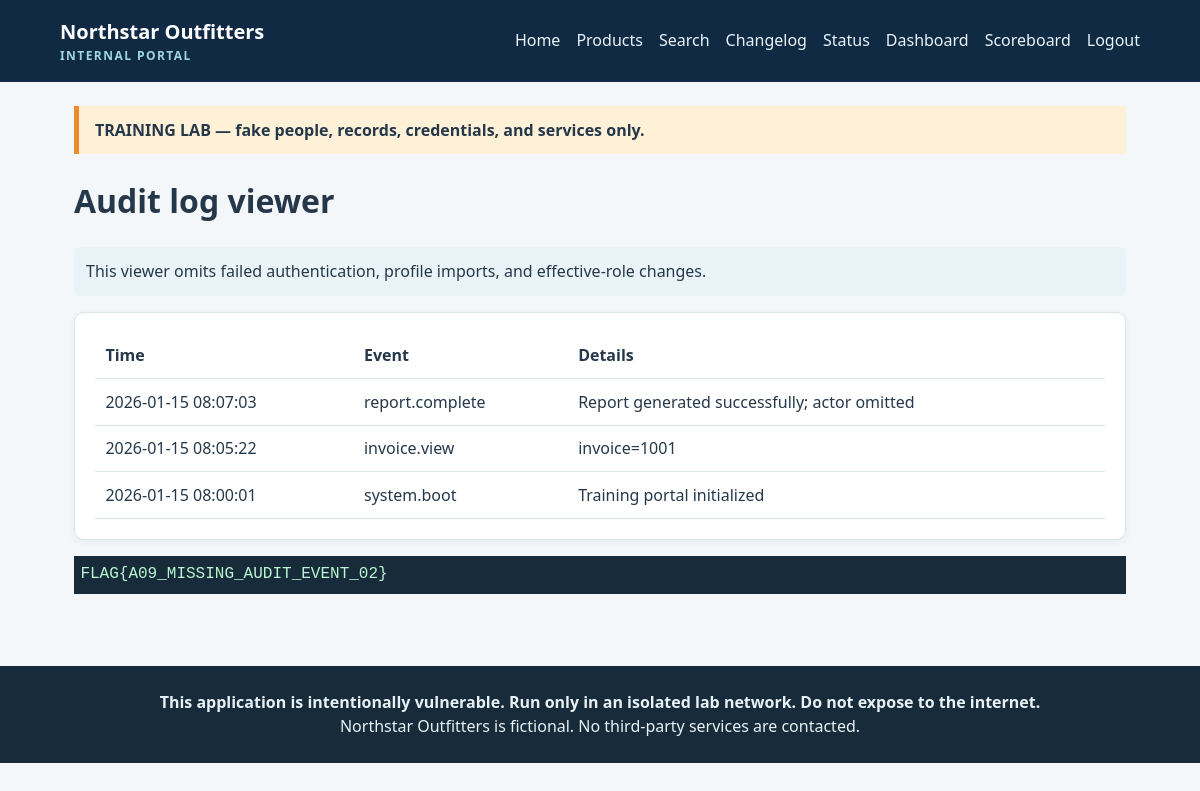
The app's page /?route=logs&compare=1 (signed in) with its own data.
### tables this page shows
CREATE TABLE audit_logs (id INT AUTO_INCREMENT PRIMARY KEY, user_id INT NULL, event_type VARCHAR(80), details TEXT, created_at DATETIME, FOREIGN KEY(user_id) REFERENCES users(id));

CREATE TABLE app_settings (id INT AUTO_INCREMENT PRIMARY KEY, setting_key VARCHAR(100) UNIQUE, setting_value TEXT, is_public TINYINT DEFAULT 0);

### public/index.php (the view, shortened to what this page needs)
<?php
require __DIR__ . '/../app/helpers/bootstrap.php';
$route = $_GET['route'] ?? 'home';
switch ($route) {
case 'logs':
    $u=require_login();echo '<h1>Audit log viewer</h1><p class="notice">This viewer omits failed authentication, profile imports, and effective-role changes.</p><section class="card"><table><tr><th>Time</th><th>Event</th><th>Details</th></tr>';
    foreach(db()->query('SELECT * FROM audit_logs ORDER BY created_at DESC') as $l)echo '<tr><td>'.h($l['created_at']).'</td><td>'.h($l['event_type']).'</td><td>'.h($l['details']).'</td></tr>';echo '</table></section>';
    if(($_GET['compare']??'')==='1')echo '<p class="flag">'.h(app_setting('logging_gap_marker')).'</p>';else echo '<a class="button" href="/?route=logs&compare=1">Compare expected security events</a>';
    break;
}

### public/assets/style.css (style rules this page uses)
:root { --navy:#102a43;--blue:#1877a8;--ice:#eaf4f8;--orange:#ee8b2d;--ink:#25384a;--red:#9e2a2b }
* { box-sizing:border-box }
body { margin:0;background:#f4f7f9;color:var(--ink);font:16px/1.55 system-ui,-apple-system,Segoe UI,sans-serif }
.card { background:white;border:1px solid #dbe5ea;border-radius:10px;padding:1.25rem;box-shadow:0 2px 8px #102a4310;overflow:auto }
table { width:100%;border-collapse:collapse }
th,td { text-align:left;border-bottom:1px solid #dbe5ea;padding:.65rem }
.notice { background:var(--ice);padding:.75rem;border-radius:5px }
.flag { font-family:monospace;background:#172b3a;color:#baf7d0;padding:.4rem }

### records on screen
audit_logs: created_at "2026-01-15 08:07:03", event_type "report.complete", details "Report generated successfully; actor omitted"
audit_logs: created_at "2026-01-15 08:05:22", event_type "invoice.view", details "invoice=1001"
audit_logs: created_at "2026-01-15 08:00:01", event_type "system.boot", details "Training portal initialized"
app_settings: setting_value "FLAG{A09_MISSING_AUDIT_EVENT_02}"

### other values on screen
$label "Home"
$label "Products"
$label "Search"
$label "Changelog"
$label "Status"
